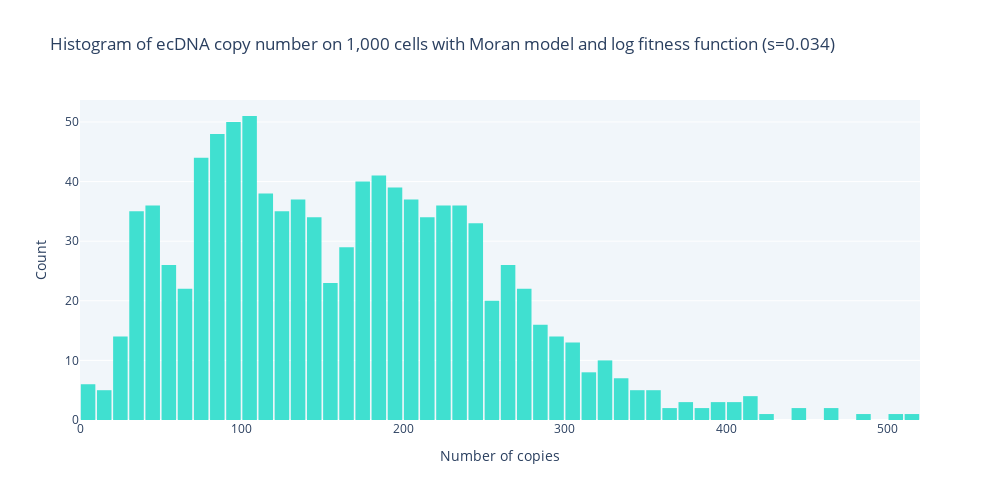

The cell this chart's notebook holds for it:
### Code cell
population.plot_histogram(bin_size=10, plot_color='turquoise', time_index=-1, width=1000)

### Figure 1 — Plotly figure (JSON) as saved in the notebook; plotly's stock layout.template omitted (floating-point values rounded to 4 significant figures; data arrays with more than 128 entries replaced by an {"elided": "..."} marker saying what was removed)
{"data": [{"marker": {"color": "turquoise"}, "type": "histogram", "x": {"elided": "1000 int values"}, "xbins": {"size": 10, "start": 0}}], "layout": {"bargap": 0.1, "height": 500, "plot_bgcolor": "#F1F6FA", "title": {"text": "Histogram of ecDNA copy number on 1,000 cells with Moran model and log fitness function (s=0.034)"}, "width": 1000, "xaxis": {"title": {"text": "Number of copies"}}, "yaxis": {"title": {"text": "Count"}}}}
